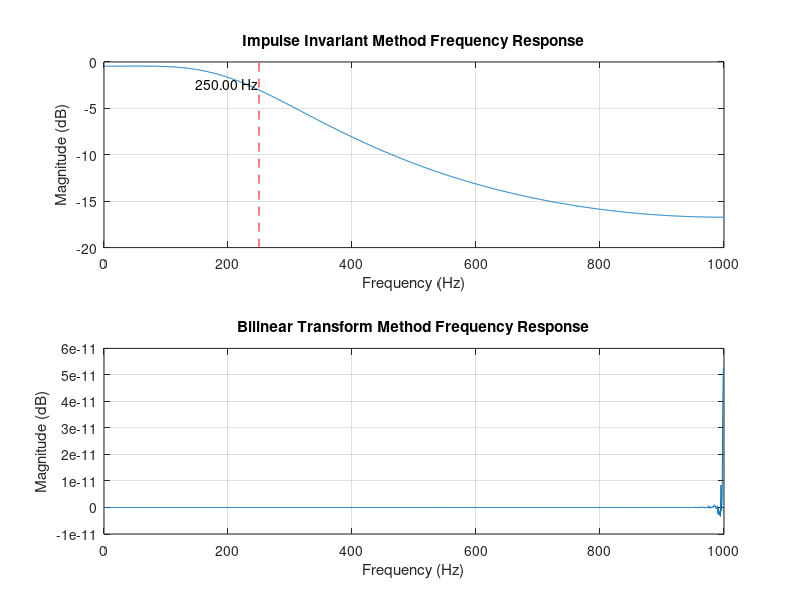

Source code (MATLAB): (Note: this script raises an error after producing the figure.)
% 采样频率
fs = 2000;

% 归一化截止频率
fc = 250; % Hz
omega_c = 2 * pi * fc; % rad/s

% 模拟滤波器的去归一化传递函数
num = omega_c^2;
den = [1 sqrt(2)*omega_c omega_c^2];

% 显示去归一化的传递函数
Hs = tf(num, den);
disp('去归一化后的模拟传递函数:');
disp(Hs);

% 使用脉冲响应不变法转换为数字滤波器
[b_i, a_i] = impinvar(num, den, fs);

% 显示脉冲响应不变法的传递函数
H_i = tf(b_i, a_i, 1/fs);
disp('脉冲响应不变法的数字传递函数:');
H_i

% 频率响应
[H_i_freq, f_i] = freqz(b_i, a_i, 1024, fs);

% 使用双线性变换法转换为数字滤波器
[b_b, a_b] = bilinear(num, den, fs);

% 显示双线性变换法的传递函数
H_b = tf(b_b, a_b, 1/fs);
disp('双线性变换法的数字传递函数:');
H_b

% 频率响应
[H_b_freq, f_b] = freqz(b_b, a_b, 1024, fs);

% 绘制频率响应并标记3dB截止频率
figure;
subplot(2,1,1);
plot(f_i, 20*log10(abs(H_i_freq)));
xlabel('Frequency (Hz)');
ylabel('Magnitude (dB)');
title('Impulse Invariant Method Frequency Response');
grid on;

% 确定脉冲响应不变法的3dB截止频率并标记
idx_i = find(20*log10(abs(H_i_freq)) <= -3, 1);
cutoff_i = f_i(idx_i);
line([cutoff_i cutoff_i], ylim, 'Color', 'r', 'LineStyle', '--');
text(cutoff_i, -3, sprintf('%.2f Hz', cutoff_i), 'VerticalAlignment', 'bottom', 'HorizontalAlignment', 'right');

subplot(2,1,2);
plot(f_b, 20*log10(abs(H_b_freq)));
xlabel('Frequency (Hz)');
ylabel('Magnitude (dB)');
title('Bilinear Transform Method Frequency Response');
grid on;

% 确定双线性变换法的3dB截止频率并标记
idx_b = find(20*log10(abs(H_b_freq)) <= -3, 1);
cutoff_b = f_b(idx_b);
line([cutoff_b cutoff_b], ylim, 'Color', 'r', 'LineStyle', '--');
text(cutoff_b, -3, sprintf('%.2f Hz', cutoff_b), 'VerticalAlignment', 'bottom', 'HorizontalAlignment', 'right');

% 绘制两个方法的频率响应在同一图中并标记
figure;
plot(f_i, 20*log10(abs(H_i_freq)), 'b', 'DisplayName', 'Impulse Invariant');
hold on;
plot(f_b, 20*log10(abs(H_b_freq)), 'r', 'DisplayName', 'Bilinear Transform');

% 标记脉冲响应不变法的3dB截止频率
line([cutoff_i cutoff_i], ylim, 'Color', 'b', 'LineStyle', '--');
text(cutoff_i, -3, sprintf('%.2f Hz', cutoff_i), 'VerticalAlignment', 'bottom', 'HorizontalAlignment', 'right', 'Color', 'b');

% 标记双线性变换法的3dB截止频率
line([cutoff_b cutoff_b], ylim, 'Color', 'r', 'LineStyle', '--');
text(cutoff_b, -3, sprintf('%.2f Hz', cutoff_b), 'VerticalAlignment', 'bottom', 'HorizontalAlignment', 'right', 'Color', 'r');

xlabel('Frequency (Hz)');
ylabel('Magnitude (dB)');
title('Comparison of Frequency Responses');
legend;
grid on;
hold off;

% 打印结果
fprintf('Impulse Invariant Method 3dB Cutoff Frequency: %.2f Hz\n', cutoff_i);
fprintf('Bilinear Transform Method 3dB Cutoff Frequency: %.2f Hz\n', cutoff_b);

% % 比较设计要求
% fprintf('Design Requirement 3dB Cutoff Frequency: 250 Hz\n');
